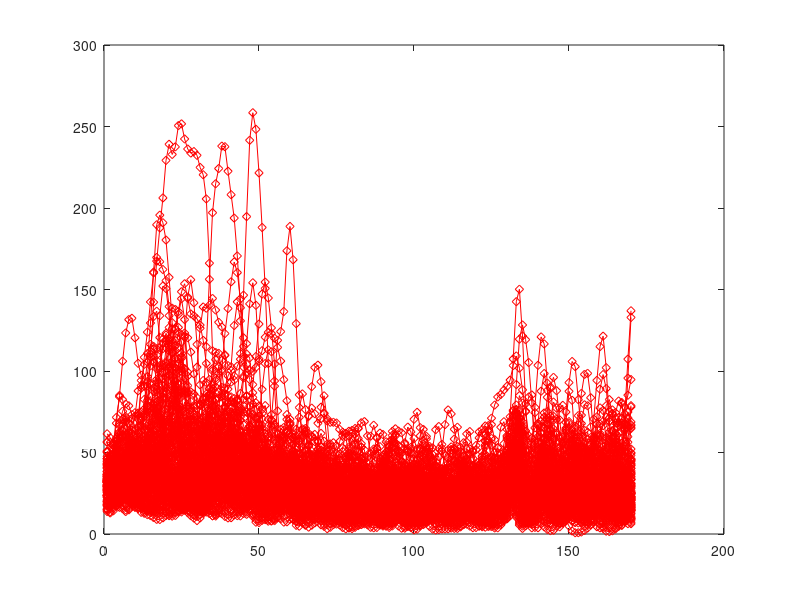

MATLAB code for this plot: (Note: this script raises an error after producing the figure.)
clear all; close all; clc
%%% Here we calculate the Fourier Spectrum of oscillations
A = load('MdmxsiRNA_data.mat');
Before = zeros(170,96);
During = zeros(170,96);
After = zeros(170,96);
cg = 0;
Cel = zeros(170*2+1,96);
CH = zeros(96,1);
x = linspace(-170,170,341);
CTot = 0; Amps = [];
AllP = [];
for i = 1:101
    i;
    F1m = A.data(1,i).mitosis{1};
    F1 = A.data(:,i).YFP;
    if (F1(end)>0)
        M = min(F1m);
        if (M == 0)
            M = 1;
        end
        
        cg = cg+1;
        
        
        g = find(F1(F1m(1)+1:F1m(1)+15) == max(F1(F1m(1)+1:F1m(1)+15)))+F1m(1)+1;
        
        si = 171-M+1; sf = 170*2-M+1;
        Before(end-M+1:end,cg) = F1(1:M);
        L = find(F1 < mean(F1)); LL = L(min(find(L > g)));
        During(1:LL-M,cg) = F1(M:LL-1);
        After(1:170-LL,cg) = F1(LL+1:end);
        Cel(si:sf,cg) = F1';
        CH(cg,1) = max(During(:,cg));
        FN = F1(LL+1:end);
        
        plot(F1,'-dr'); hold on
        As = []; Ps = []; Bs = []; Cs = 0; Ct = 0;
        Per = [];
        for u = 2:length(FN)-1
            if (FN(u) > FN(u-1) && FN(u) > FN(u+1))
                if (u <= 3)
                    if (FN(u) == max(FN(1:u+3)))
                        Cs = Cs+1; As(Cs) = FN(u); Ps(Cs) = u;
                        Per = [Per;u];
                    end
                elseif (u >= length(FN)-3)
                    if (FN(u) == max(FN(u-3:end)))
                        Cs = Cs+1; As(Cs) = FN(u); Ps(Cs) = u;
                        Per = [Per;u];
                    end
                else
                    if (FN(u) == max(FN(u-3:u+3)))
                        Cs = Cs+1; As(Cs) = FN(u); Ps(Cs) = u;
                        Per = [Per;u];
                    end
                end
            end
        end
        AllP = [AllP; mean(Per(2:end)-Per(1:end-1))];
        Ch = find(Ps(2:end)-Ps(1:end-1) <= 5);
        As(Ch) - As(Ch+1);
        for u = 1:length(As)-1;
            CTot = CTot +1;
            if u == 1
                R = Ps(u):Ps(u+1);
                AU = find(FN(R) == min(FN(R)));
                Amps(CTot) = As(u)-FN(AU(1)+Ps(u));
            else
                R1 = Ps(u):Ps(u+1);
                AU1 = find(FN(R1) == min(FN(R1)));
                R2 = Ps(u-1):Ps(u);
                AU2 = find(FN(R2) == min(FN(R2)));
                Amps(CTot) = As(u)- mean([FN(AU1(1)+Ps(u)) FN(AU2(1)+Ps(u-1))]);
            end
        end
        
        
        
    end
    
end
goodplot;
AAA = sort(Amps/2);
figure
h = histfit(AAA(2:end-2),20,'Gamma'); goodplot
set(h(1),'facecolor',[0.9 0.99 0.9]); 
set(h(1),'edgecolor',[0.1 0.5 0.1],'LineWidth',4); 
set(h(2),'color',[0.9 0.2 0.0],'LineWidth',4)
pd = fitdist(AAA(2:end)','Gamma');
[h p] = chi2gof(AAA(2:end)','CDF',pd)
figure
h = histogram(Amps/2);
h.NumBins = 15;
h.BinEdges = [0:2:40];
h.Normalization = 'count';
h.FaceColor = [0.0 0.7 0.0];
h.EdgeColor = [0.1 0.5 0.1];
h.LineWidth = 4;
goodplot
[phat,pci] = gamfit(AAA(2:end-2))
mean(AAA(2:end-2))
